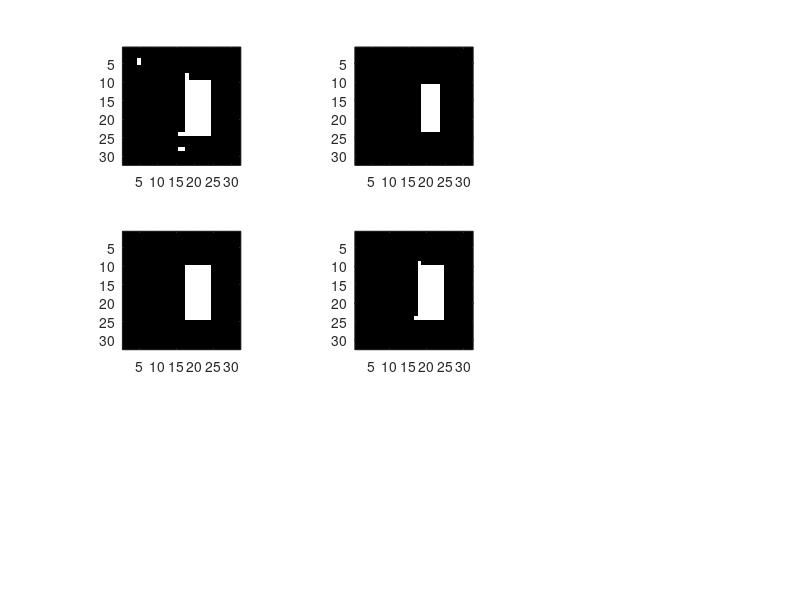

MATLAB code to generate this figure:
close all,clear all;
%Create the image b5.
b5=zeros(32,32);
b5(10:24,18:24)=ones(15,7); %the big object 
b5(8:9,18)=ones(2,1); %that should 
b5(24,16:17)=ones(1,2); %be extracted
b5(4:5,5)=ones(2,1); %small object 
b5(28,16:17)=ones(1,2); % small object
subplot(3,3,1); imshow(b5); axis on; %display image
%delete small objects < se
se=ones(3,3);
eb5=imerode(b5,se);
subplot(3,3,2); imshow(eb5); axis on; %recover the big object iteratively\

k1=imdilate(eb5,se) & b5; 
subplot(3,3,4); imshow(k1); axis on;

k2=imdilate(k1,se) & b5; 
subplot(3,3,5); imshow(k2); axis on;
